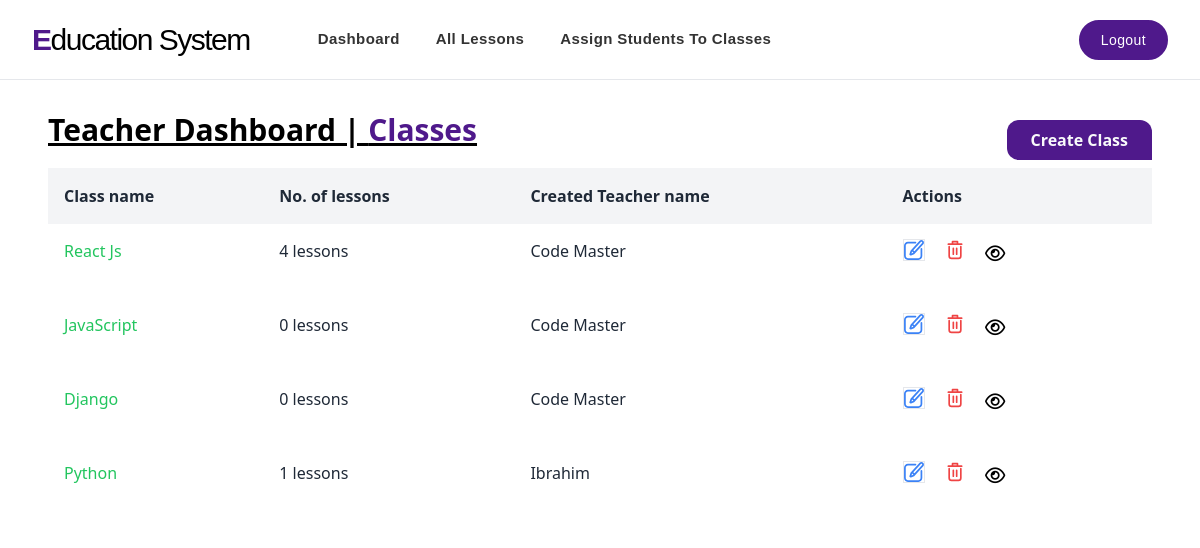
The page /teacher/ (signed in) on the database as committed earlier.
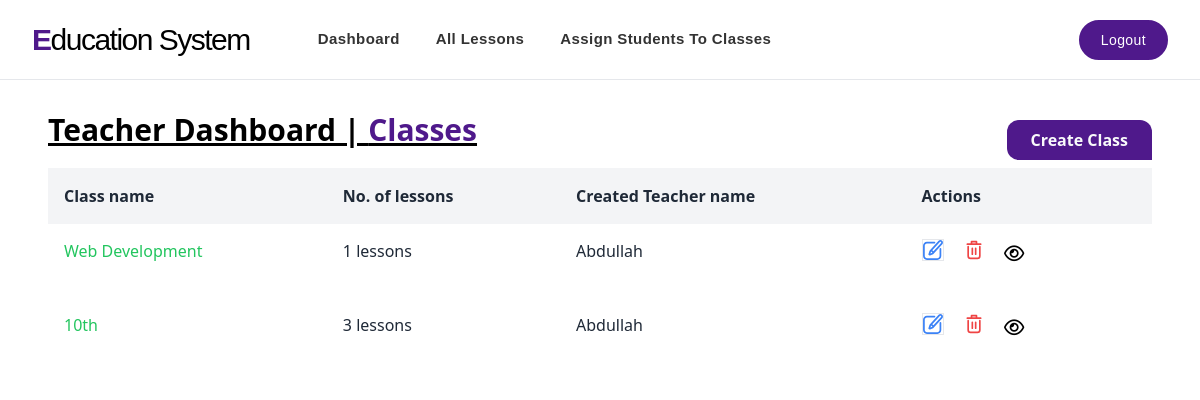
The same page on the database as committed later.
### teacher/models.py (models this page shows, shortened)
class Class(models.Model):
    name                        = models.CharField(max_length=255)
    teacher_id                  = models.ForeignKey(CustomUser, on_delete=models.CASCADE)

### user_accounts/models.py (models this page shows)
class CustomUser(AbstractUser):
    username                 = None
    name                     = models.CharField(max_length=255)
    email                    = models.EmailField(max_length=255, unique=True)
    ROLE_CHOICES = [
        ('admin', 'Admin'),
        ('teacher', 'Teacher'),
        ('student', 'Student')
    ]
    role                     = models.CharField(max_length=10, choices=ROLE_CHOICES)
    class_id                 = models.ForeignKey(
        'teacher.Class',  # Using a string reference to avoid import issues
        null=True,
        blank=True,
        on_delete=models.SET_NULL
    )
    USERNAME_FIELD = 'email'
    REQUIRED_FIELDS = ['name']
    objects = MyAccountManager()
    def __str__(self):
        return self.name

### teacher/decorators.py (the view)
        @user_passes_test(lambda u: u.is_authenticated and u.role == role, login_url='/login/')
        def _wrapped_view(request, *args, **kwargs):
            if request.user.is_authenticated and request.user.role == role:
                return view_func(request, *args, **kwargs)
            else:
                return redirect('/dashboard/')

### teacher/views.py (called while the page is built)
@role_required('teacher')
def dashboard(request):
    classes = Class.objects.annotate(lesson_count=Count('lesson'))
    context = {'classes': classes}
    return render(request, "teacher/dashboard.html", context)

### teacher/templates/teacher/dashboard.html (shortened to what this page needs)
{% extends "base.html" %}
{% block content %}
<main>
    <div class="p-12 pt-28">
        <div class="flex justify-between">
            <h1 class="text-3xl underline font-semibold mb-4">Teacher Dashboard | <span class="text-[#4F198B]">Classes</span></h1>
            <a href="{% url 'create_class' %}" class="py-2">
                <button
                    class="inline-block h-full px-6 mb-2 rounded-l-xl rounded-t-xl bg-[#4F198B] hover:bg-white hover:text-[#4F198B] focus:text-[#4F198B] focus:bg-gray-200 text-gray-50 font-bold leading-loose transition duration-200">
                    Create Class
                </button>
            </a>
        </div>
        <div class="font-sans overflow-x-auto">
            {% if classes %}
            <table class="min-w-full bg-white">
                <thead class="bg-gray-100 whitespace-nowrap">
                    <tr>
                        <th class="p-4 text-left text-base font-semibold text-gray-800">
                            Class name
                        </th>
                        <th class="p-4 text-left text-base font-semibold text-gray-800">
                            No. of lessons
                        </th>
                        <th class="p-4 text-left text-base font-semibold text-gray-800">
                            Created Teacher name
                        </th>
                        <th class="p-4 text-left text-base font-semibold text-gray-800">
                            Actions
                        </th>
                    </tr>
                </thead>
                <tbody class="whitespace-nowrap">
                    {% for class in classes %}
                    <tr class="hover:bg-gray-50">
                        <td class="p-4 text-[16px] text-green-500  ">
                            <p class="mb-5">{{class.name}}</p>
                        </td>
                        <td class="p-4 text-[16px] text-gray-800  ">
                            <p class="mb-5">{{ class.lesson_count }} lessons</p>
                        </td>
                        <td class="p-4 text-[16px] text-gray-800  ">
                            <p class="mb-5">{{class.teacher_id}}</p>
                        </td>
                        <td class="pb-4 px-4">
                            <a href="{% url 'update_class' id=class.id %}">
                                <button class="mr-4 border" title="Edit">
                                </button>
                            </a>
                            <a href="{% url 'delete_class' id=class.id %}">
                                <button class="mr-4" title="Delete">
                                </button>
                            </a>
                            <a href="{% url 'lessons_by_class' id=class.id %}">
                                <button class="mr-4" title="View lessons">
                                    <i class="fa-regular fa-eye text-lg fill-red-500 hover:fill-red-700"></i>
                                </button>
                            </a>
                        </td>
                    </tr>
                    {% endfor %}
                </tbody>
                {% else %}
                <p>No class found. Lets create class and begins the magic✨</p>
            </table>
            {% endif %}
        </div>
    </div>
</main>
{% endblock %}

Rows that differ between the two databases and show on the page:
removed Class: name "JavaScript", lesson_count "0", teacher_id "Code Master"
removed Class: name "Django", lesson_count "0", teacher_id "Code Master"
removed Class: name "Python", lesson_count "1", teacher_id "Ibrahim"
changed Class: name "React Js" → "Web Development"; lesson_count "4" → "1"; teacher_id "Code Master" → "Abdullah"
added Class: name "10th", lesson_count "3", teacher_id "Abdullah"
